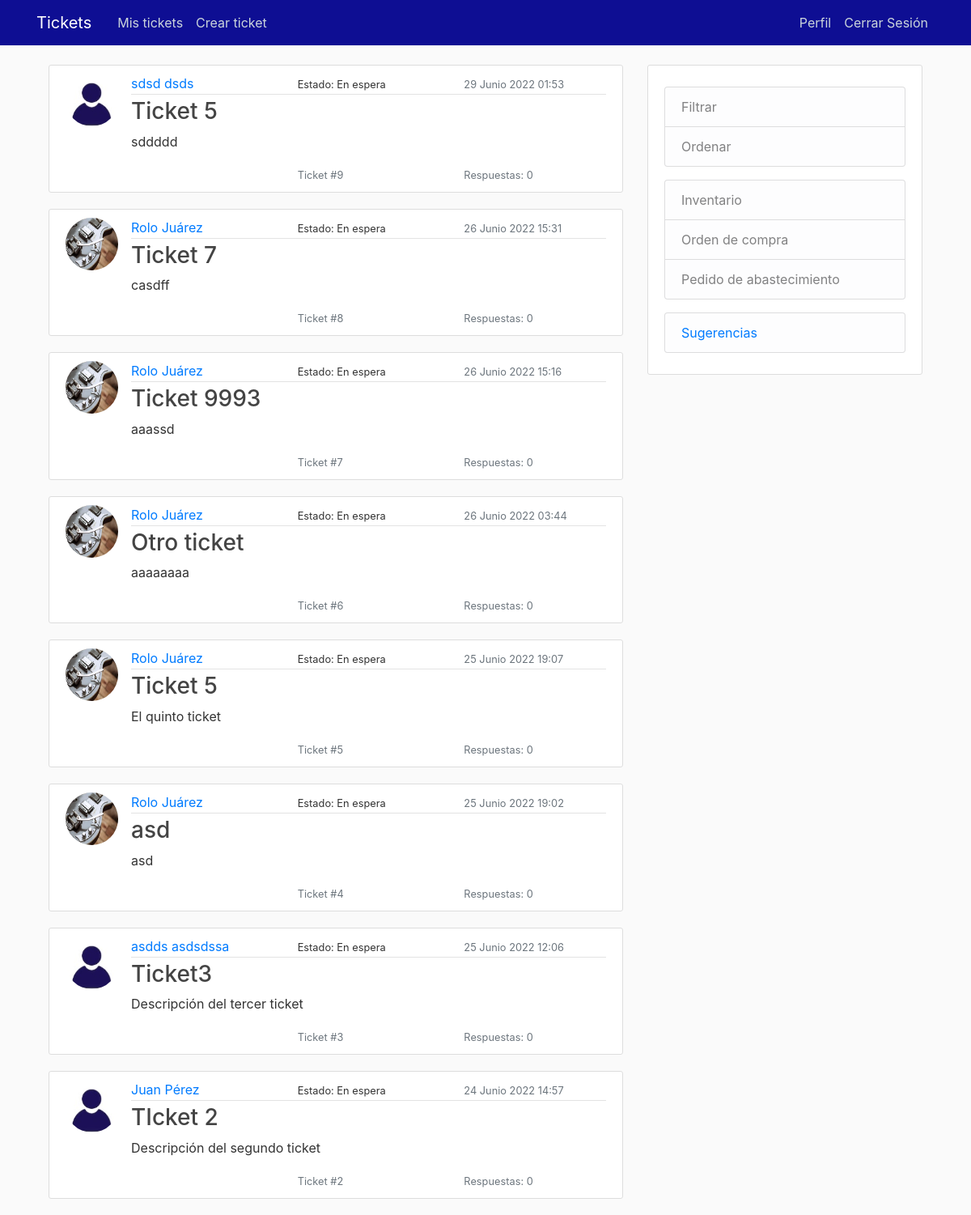
The page / (signed in) on the database as committed earlier.
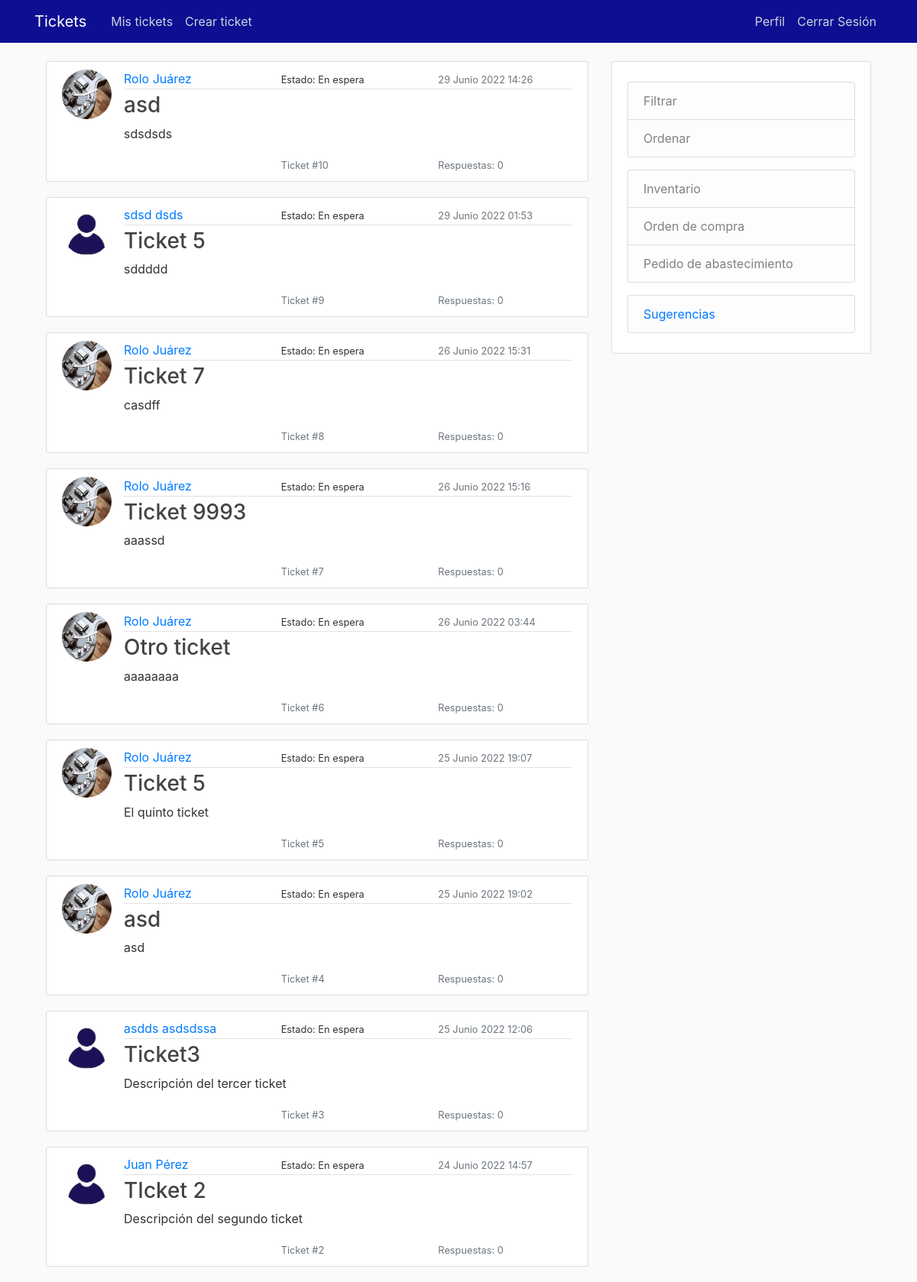
The same page on the database as committed later.
### bandeja/models.py (models this page shows, shortened)
class Ticket(models.Model):
    titulo = models.CharField('Título', max_length=100)
    descripcion = models.TextField('Descripción', max_length=5000)
    fecha = models.DateTimeField(default=timezone.now)
    autor = models.ForeignKey(User, on_delete=models.RESTRICT)
    area = models.CharField('Área', max_length=100, blank=True, default='')
    pc = models.CharField('PC', max_length=100, blank=True, default='')
    componente = models.CharField(max_length=100, blank=True, default='')

### usuarios/models.py (models this page shows, shortened)
class Perfil(models.Model):
    usuario = models.OneToOneField(User, on_delete=models.CASCADE)
    imagen = models.ImageField(default='perfil-default.jpg', upload_to='fotos-perfil')
    legajo = models.IntegerField(blank=True, null=True)
    telefono = models.IntegerField('Teléfono', blank=True, null=True)

### bandeja/views.py (the view)
# urls.py: path('', ListViewTicket.as_view(), name='bandeja-inicio'),
class ListViewTicket(ListView):
    model = Ticket
    template_name = "bandeja/inicio.html"
    context_object_name = 'tickets'
    ordering = ['-fecha']

### bandeja/templates/bandeja/inicio.html (shortened to what this page needs)
{% extends "bandeja/base.html" %}
{% block content %}
    {% if user.is_staff %}
        {% for ticket in tickets %}
            <article class="media content-section">
                <img class="rounded-circle article-img" src="{{ ticket.autor.perfil.imagen.url }}" alt="">
                <div class="media-body">
                    <div class="article-metadata mr-auto">
                        <div class="row">
                            <div class="col-sm">
                                <a class="mr-2" href="#">{{ ticket.autor.first_name }} {{ ticket.autor.last_name }}</a>
                            </div>
                            <div class="col-sm">
                                <small>Estado: En espera</small>
                            </div>
                            <div class="col-sm">
                                <small class="text-muted">{{ ticket.fecha }}</small>
                            </div>
                        </div>
                    </div>
                    <h3><a class="article-title" href="{% url 'ticket-detail' ticket.id %}">{{ ticket.titulo }}</a></h3>
                    <p class="article-content">{{ ticket.descripcion }}</p>
                    <div class="row">
                        <div class="col-sm"></div>
                        <div class="col-sm">
                            <small class="text-muted">Ticket #{{ ticket.id }}</small>
                        </div>
                        <div class="col-sm">
                            <small class="text-muted">Respuestas: 0</small>
                        </div>
                    </div>
                </div>
            </article>
        {% endfor %}
    {% endif %}
{% endblock content %}

Rows that differ between the two databases and show on the page:
added Ticket: autor.perfil.imagen (picture), autor.first_name "Rolo", autor.last_name "Juárez", fecha "29 Junio 2022 14:26", titulo "asd", descripcion "sdsdsds", id "10"
